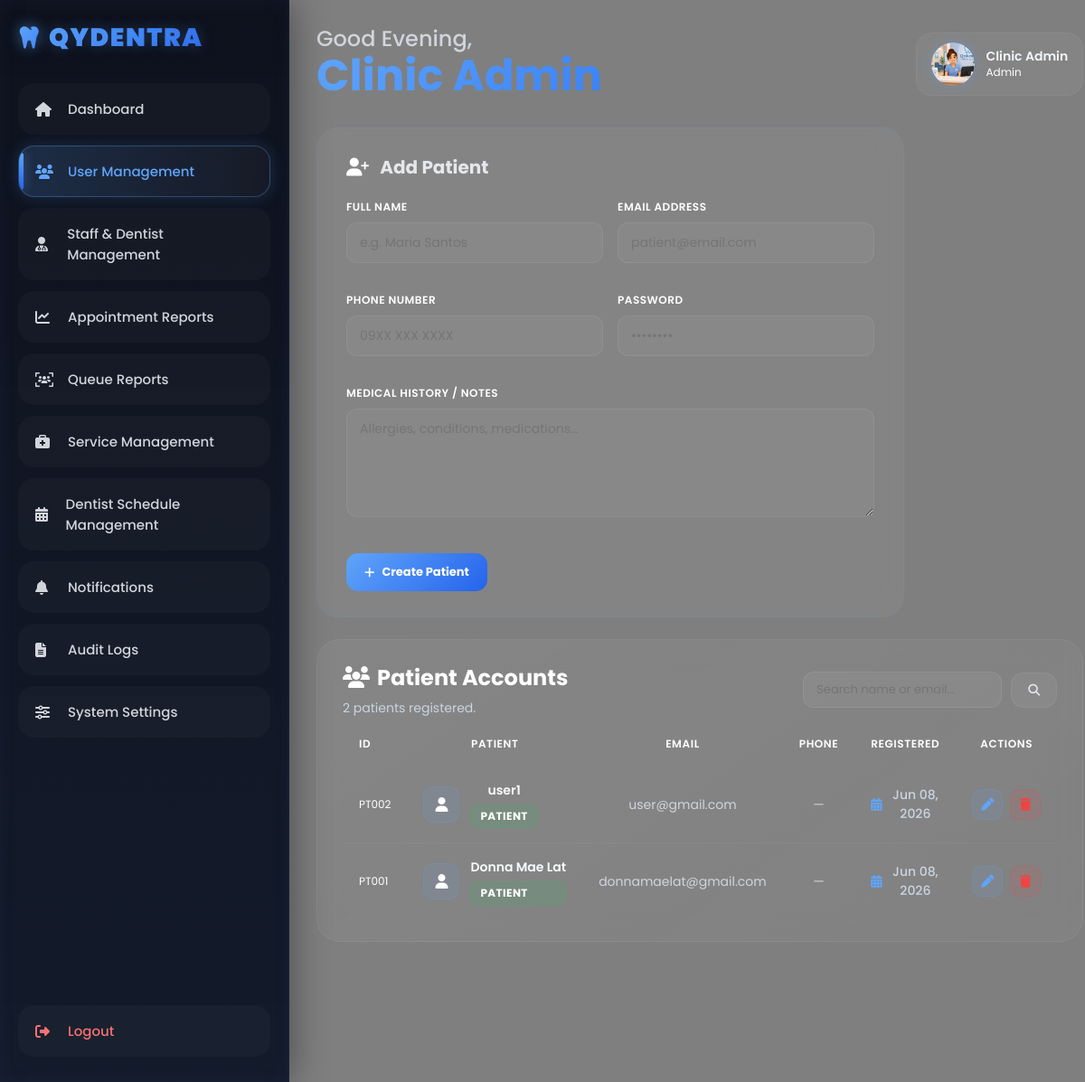
/admin/user_management.php (signed in), run on the app's committed database.
### tables this page shows
CREATE TABLE `patients` (
  `patient_id` varchar(10) NOT NULL,
  `full_name` varchar(100) NOT NULL,
  `email` varchar(100) NOT NULL,
  `password` varchar(255) NOT NULL,
  `role` varchar(50) DEFAULT 'patient',
  `profile_photo` text DEFAULT NULL,
  `status` enum('active','inactive') NOT NULL DEFAULT 'active',
  `phone_number` varchar(20) DEFAULT NULL,
  `created_at` timestamp NOT NULL DEFAULT current_timestamp(),
  `medical_history` text DEFAULT NULL,
  `odontogram_data` text DEFAULT NULL,
  PRIMARY KEY (`patient_id`),
  UNIQUE KEY `email` (`email`)
);

### includes/admin_helpers.php (called while the page is built, shortened)
<?php
if (!function_exists('safe_input')) {
    function safe_input(mysqli $conn, ?string $value): string
    {
        return mysqli_real_escape_string($conn, trim($value ?? ''));
    }
}

### admin/user_management.php (the view, shortened to what this page needs)
<?php
require_once("../includes/admin_helpers.php");
$editPatient = null;
$search = safe_input($conn, $_GET['search'] ?? '');
$where  = $search !== '' ? "WHERE full_name LIKE '%$search%' OR email LIKE '%$search%'" : '';
$patients = mysqli_query($conn, "SELECT * FROM patients $where ORDER BY created_at DESC");
$totalCount = mysqli_num_rows($patients);
?>
<?php include("../includes/admin_header.php"); ?>
<body>
<?php include("../includes/admin_sidebar.php"); ?>
<div class="main">
<?php include("../includes/admin_topbar.php"); ?>
<div class="form-card hover-glow">
    <h2>
        <i class="fa-solid fa-<?php echo $editPatient ? 'pen-to-square' : 'user-plus'; ?>" style="color:#ffffff; margin-right:8px;"></i>
        <?php echo $editPatient ? 'Edit Patient' : 'Add Patient'; ?>
    </h2>
    <form method="POST">
        <div class="form-grid-2">
            <div class="form-group">
                <label>Full Name</label>
                <input type="text" name="full_name" placeholder="e.g. Maria Santos" value="<?php echo htmlspecialchars($editPatient['full_name'] ?? ''); ?>" required>
            </div>
            <div class="form-group">
                <label>Email Address</label>
                <input type="email" name="email" placeholder="patient@email.com" value="<?php echo htmlspecialchars($editPatient['email'] ?? ''); ?>" required>
            </div>
        </div>
        <div class="form-grid-2">
            <div class="form-group">
                <label>Phone Number</label>
                <input type="text" name="phone_number" placeholder="09XX XXX XXXX" value="<?php echo htmlspecialchars($editPatient['phone_number'] ?? ''); ?>">
            </div>
            <div class="form-group">
                <label><?php echo $editPatient ? 'New Password (leave blank to keep)' : 'Password'; ?></label>
                <input type="password" name="password" placeholder="••••••••" <?php echo $editPatient ? '' : 'required'; ?>>
            </div>
        </div>
        <div class="form-group">
            <label>Medical History / Notes</label>
            <textarea name="medical_history" placeholder="Allergies, conditions, medications..."><?php echo htmlspecialchars($editPatient['medical_history'] ?? ''); ?></textarea>
        </div>
        <div class="form-actions">
            <button type="submit" class="btn-primary">
                <i class="fa-solid fa-<?php echo $editPatient ? 'floppy-disk' : 'plus'; ?>"></i>
                <?php echo $editPatient ? 'Save Changes' : 'Create Patient'; ?>
            </button>
        </div>
    </form>
</div>
<div class="table-container hover-glow">
    <div class="table-header">
        <div>
            <h2><i class="fa-solid fa-users" style="color:#ffffff; margin-right:8px;"></i>Patient Accounts</h2>
            <p><?php echo $totalCount; ?> patient<?php echo $totalCount != 1 ? 's' : ''; ?> registered.</p>
        </div>
        <form method="GET" style="display:flex; gap:10px; align-items:center;">
            <input type="text" name="search" placeholder="Search name or email…" value="<?php echo htmlspecialchars($search); ?>"
                style="padding:9px 14px; border-radius:12px; border:1px solid rgba(255,255,255,0.08); background:rgba(255,255,255,0.05); color:white; font-size:13px; outline:none; width:220px;">
            <button type="submit" class="table-btn"><i class="fa-solid fa-magnifying-glass"></i></button>
        </form>
    </div>
    <table>
        <thead>
            <tr>
                <th>ID</th>
                <th>Patient</th>
                <th>Email</th>
                <th>Phone</th>
                <th>Registered</th>
                <th>Actions</th>
            </tr>
        </thead>
        <tbody>
            <?php if (mysqli_num_rows($patients) > 0): ?>
                <?php while ($p = mysqli_fetch_assoc($patients)): ?>
                <tr>
                    <td style="color:#ffffff; font-size:12px;"><?php echo htmlspecialchars($p['patient_id']); ?></td>
                    <td>
                        <div class="service-info">
                            <div class="service-icon consultation" style="background:rgba(96,165,250,0.10); color:#ffffff; border:1px solid rgba(96,165,250,0.18);">
                                <i class="fa-solid fa-user"></i>
                            </div>
                            <div>
                                <h4><?php echo htmlspecialchars($p['full_name']); ?></h4>
                                <p class="role-badge patient" style="margin-top:3px;">Patient</p>
                            </div>
                        </div>
                    </td>
                    <td><?php echo htmlspecialchars($p['email']); ?></td>
                    <td><?php echo htmlspecialchars($p['phone_number'] ?: '—'); ?></td>
                    <td>
                        <div class="table-date">
                            <i class="fa-solid fa-calendar-days"></i>
                            <?php echo date('M d, Y', strtotime($p['created_at'])); ?>
                        </div>
                    </td>
                    <td>
                        <div class="action-group">
                            <a href="user_management.php?edit=<?php echo urlencode($p['patient_id']); ?>" class="action-btn-sm edit" title="Edit">
                                <i class="fa-solid fa-pen"></i>
                            </a>
                            <form method="POST" style="display:inline;" onsubmit="return confirm('Delete this patient and all related records?');">
                                <button type="submit" class="action-btn-sm cancel-sm" title="Delete">
                                    <i class="fa-solid fa-trash"></i>
                                </button>
                            </form>
                        </div>
                    </td>
                </tr>
                <?php endwhile; ?>
            <?php else: ?>
                <tr><td colspan="6" style="text-align:center; padding:30px; color:#9ca3af;">
                    <?php echo $search ? 'No patients match your search.' : 'No patients registered yet.'; ?>
                </td></tr>
            <?php endif; ?>
        </tbody>
    </table>
</div>
</div>
</body>
</html>

### assets/css/dashboard.css (style rules this page uses)
* { margin:0; padding:0; box-sizing:border-box; font-family:'Poppins',sans-serif; }
body { background: linear-gradient(rgba(0, 0, 0, 0.5), rgba(0, 0, 0, 0.5)), url('../img/clinic_backgroun.png'); background-size:cover; background-position:center; background-attachment:fixed; min-height:100vh; display:flex; color:white; overflow-x:hidden; }
.main { margin-left:320px; padding:30px; width:100%; }
.table-container { padding:24px 34px; border-radius:30px; background: linear-gradient( 145deg, rgba(255,255,255,0.05), rgba(255,255,255,0.025) ); border:1px solid rgba(255,255,255,0.05); backdrop-filter:blur(16px); margin-top:0px; width:100%; overflow-x:auto; overflow-y:visible; max-width:100%; }
.table-container table { min-width: 100%; white-space: normal; }
.table-header { display:flex; justify-content:space-between; align-items:center; margin-bottom:20px; }
.table-header div { display:flex; flex-direction:column; gap:6px; }
.table-header h2 { font-size:24px; font-weight:700; margin:0; }
.table-header p { font-size:14px; color:#ffffff; line-height:1.5; margin:0; }
.table-btn { display:inline-flex; align-items:center; justify-content:center; gap:10px; padding:12px 18px; border-radius:14px; background:rgba(255,255,255,0.05); border:1px solid rgba(255,255,255,0.06); color:#e5e7eb; font-size:13px; font-weight:600; cursor:pointer; text-decoration:none; white-space:nowrap; transition:0.3s ease; }
.table-btn i { font-size:13px; color:inherit; }
table { width:100%; border-collapse:separate; border-spacing:0; table-layout:auto; }
table th, table td { width:auto; }
table th { padding:0 20px 18px; font-size:12px; font-weight:600; letter-spacing:0.6px; text-transform:uppercase; color:#ffffff; vertical-align:middle; }
table td { padding:24px 20px; font-size:14px; vertical-align:middle; border-top:1px solid rgba(255,255,255,0.05); }
table th:nth-child(1) { text-align:center; }
table td:nth-child(1) { text-align:left; }
table th:nth-child(2), table td:nth-child(2), table th:nth-child(3), table td:nth-child(3), table th:nth-child(4), table td:nth-child(4), table th:nth-child(5), table td:nth-child(5) { text-align:center; }
table tr { transition:0.3s ease; }
.service-info { display:flex; align-items:center; gap:16px; justify-content:flex-start; }
.service-icon { width:54px; height:54px; border-radius:18px; display:flex; justify-content:center; align-items:center; font-size:18px; flex-shrink:0; }
.service-icon.consultation { background:rgba(59,130,246,0.15); border:1px solid rgba(96,165,250,0.25); color:#60a5fa; }
.service-info h4 { font-size:15px; font-weight:600; margin-bottom:4px; color:#f8fafc; }
.service-info p { font-size:13px; color:#ffffff; }
.table-date { display:flex; align-items:center; justify-content:center; gap:10px; color:#d1d5db; font-weight:500; }
.table-date i { color:#60A5FA; font-size:14px; }
.form-card { max-width:650px; padding:30px; border-radius:28px; background: linear-gradient( 145deg, rgba(255,255,255,0.05), rgba(255,255,255,0.025) ); border:1px solid rgba(255,255,255,0.05); backdrop-filter:blur(16px); }
.form-card form { display:flex; flex-direction:column; gap:16px; }
.form-card input, .form-card select, .form-card textarea { padding:15px 16px; border-radius:16px; border:1px solid rgba(255,255,255,0.05); background:rgba(255,255,255,0.03); color:white; outline:none; font-size:14px; transition:0.3s; }
textarea { resize:none; height:120px; }
.form-group { display:flex; flex-direction:column; gap:10px; margin-bottom:18px; }
.form-group label { display:flex; align-items:center; gap:10px; font-size:14px; font-weight:600; color:#e5e7eb; }
.form-group label { display:flex; align-items:center; gap:10px; font-size:14px; font-weight:600; color:#d1d5db; }
.role-badge { display:inline-flex; align-items:center; padding:7px 16px; border-radius:999px; font-size:12px; font-weight:600; background:rgba(59,130,246,0.12); border:1px solid rgba(96,165,250,0.2); color:#60A5FA; }
table th:last-child, table td:last-child { text-align:center; vertical-align:middle; }

### assets/css/style.css (style rules this page uses)
html { scroll-behavior:smooth; }

### data on the page
patients: patient_id "PT002", full_name "user1", email "user@gmail.com", phone_number "—", created_at "Jun 08, 2026"
patients: patient_id "PT001", full_name "Donna Mae Lat", email "donnamaelat@gmail.com", phone_number "—", created_at "Jun 08, 2026"

### other printed values
$greeting "Good Evening"
$name "Clinic Admin"
$totalCount "2"
